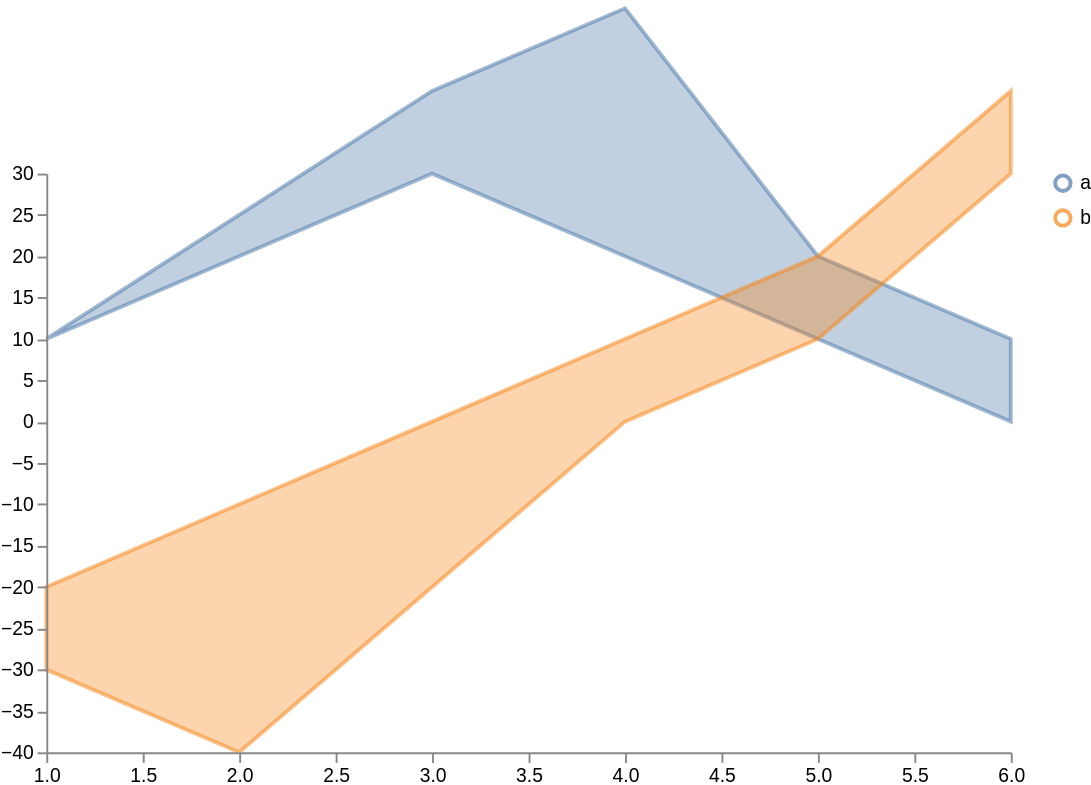

Describe this chart as a Vega-Lite specification.
### Vega specification from a JSON file in a GitHub repository (floating-point values rounded to 4 significant figures)
{"$schema": "https://vega.github.io/schema/vega/v5.json", "width": 500, "height": 300, "scales": [{"name": "xscale", "type": "linear", "range": "width", "zero": false, "domain": {"data": "table", "field": "time"}}, {"name": "yscale", "type": "linear", "range": "height", "nice": true, "zero": true, "domain": {"data": "table", "field": "upper"}}, {"name": "color", "type": "ordinal", "range": "category", "domain": {"data": "table", "field": "trajectory"}}], "axes": [{"orient": "bottom", "scale": "xscale", "zindex": 1}, {"orient": "left", "scale": "yscale", "zindex": 1}], "signals": [{"name": "clear", "value": true, "on": [{"events": "mouseup[!event.item]", "update": "true", "force": true}]}, {"name": "shift", "value": false, "on": [{"events": "@legendSymbol:click, @legendLabel:click", "update": "event.shiftKey", "force": true}]}, {"name": "clicked", "value": null, "on": [{"events": "@legendSymbol:click, @legendLabel:click", "update": "{value: datum.value}", "force": true}]}], "legends": [{"stroke": "color", "encode": {"symbols": {"name": "legendSymbol", "interactive": true, "update": {"fill": {"value": "transparent"}, "strokeWidth": {"value": 2}, "opacity": [{"test": "!length(data('selected')) || indata('selected', 'value', datum.value)", "value": 0.7}, {"value": 0.15}], "size": {"value": 64}}}, "labels": {"name": "legendLabel", "interactive": true, "update": {"opacity": [{"test": "!length(data('selected')) || indata('selected', 'value', datum.value)", "value": 1}, {"value": 0.25}]}}}}], "marks": [{"type": "group", "from": {"facet": {"name": "trajectory_split", "data": "table", "groupby": "trajectory"}}, "marks": [{"type": "area", "from": {"data": "trajectory_split"}, "encode": {"enter": {"fill": {"value": "#939597"}, "stroke": {"value": "#652c90"}}, "update": {"x": {"scale": "xscale", "field": "time"}, "y": {"scale": "yscale", "field": "upper"}, "y2": {"scale": "yscale", "field": "lower"}, "interpolate": {"value": "linear"}, "fillOpacity": {"value": 0.5}, "strokeOpacity": {"value": 0.75}, "strokeWidth": {"value": 2}, "opacity": [{"test": "!length(data('selected')) || indata('selected', 'value', datum.trajectory)", "value": 0.7}, {"value": 0.15}], "fill": {"scale": "color", "field": "trajectory"}, "stroke": {"scale": "color", "field": "trajectory"}}, "hover": {"opacity": {"value": 0.5}}}}]}], "data": [{"name": "table", "values": [{"time": 1, "upper": 10, "lower": 10, "trajectory": "a"}, {"time": 2, "upper": 20, "lower": 25, "trajectory": "a"}, {"time": 3, "upper": 30, "lower": 40, "trajectory": "a"}, {"time": 4, "upper": 20, "lower": 50, "trajectory": "a"}, {"time": 5, "upper": 10, "lower": 20, "trajectory": "a"}, {"time": 6, "upper": 0, "lower": 10, "trajectory": "a"}, {"time": 1, "upper": -30, "lower": -20, "trajectory": "b"}, {"time": 2, "upper": -40, "lower": -10, "trajectory": "b"}, {"time": 3, "upper": -20, "lower": 0, "trajectory": "b"}, {"time": 4, "upper": 0, "lower": 10, "trajectory": "b"}, {"time": 5, "upper": 10, "lower": 20, "trajectory": "b"}, {"time": 6, "upper": 30, "lower": 40, "trajectory": "b"}]}, {"name": "selected", "on": [{"trigger": "clear", "remove": true}, {"trigger": "!shift", "remove": true}, {"trigger": "!shift && clicked", "insert": "clicked"}, {"trigger": "shift && clicked", "toggle": "clicked"}]}]}
